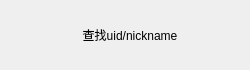
<?xml version="1.0" encoding="UTF-8"?>
<ui version="4.0">
 <class>AddUserItem</class>
 <widget class="QWidget" name="AddUserItem">
  <property name="geometry">
   <rect>
    <x>0</x>
    <y>0</y>
    <width>250</width>
    <height>70</height>
   </rect>
  </property>
  <property name="minimumSize">
   <size>
    <width>250</width>
    <height>70</height>
   </size>
  </property>
  <property name="maximumSize">
   <size>
    <width>250</width>
    <height>70</height>
   </size>
  </property>
  <property name="windowTitle">
   <string>Form</string>
  </property>
  <layout class="QHBoxLayout" name="horizontalLayout">
   <item>
    <widget class="QLabel" name="add_tip">
     <property name="minimumSize">
      <size>
       <width>40</width>
       <height>40</height>
      </size>
     </property>
     <property name="maximumSize">
      <size>
       <width>40</width>
       <height>40</height>
      </size>
     </property>
     <property name="text">
      <string/>
     </property>
    </widget>
   </item>
   <item>
    <widget class="QLabel" name="message_tip">
     <property name="text">
      <string>查找uid/nickname</string>
     </property>
     <property name="alignment">
      <set>Qt::AlignCenter</set>
     </property>
    </widget>
   </item>
   <item>
    <widget class="QLabel" name="right_tip">
     <property name="minimumSize">
      <size>
       <width>30</width>
       <height>30</height>
      </size>
     </property>
     <property name="maximumSize">
      <size>
       <width>30</width>
       <height>30</height>
      </size>
     </property>
     <property name="text">
      <string/>
     </property>
    </widget>
   </item>
  </layout>
 </widget>
 <resources/>
 <connections/>
</ui>
